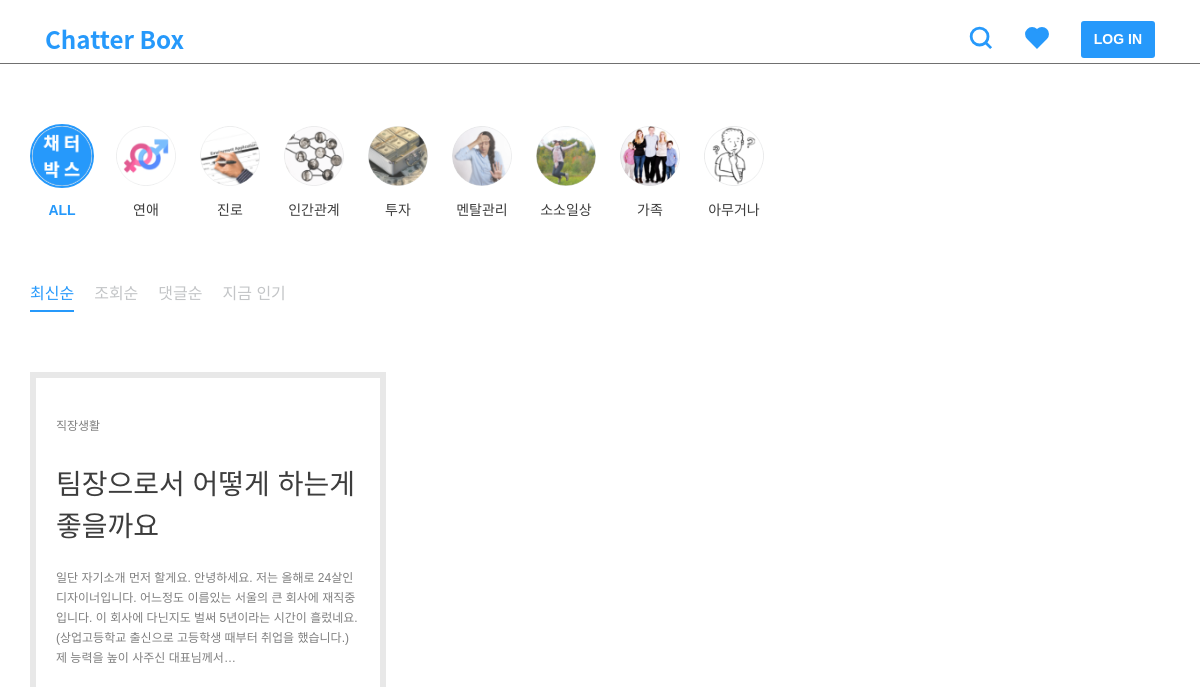
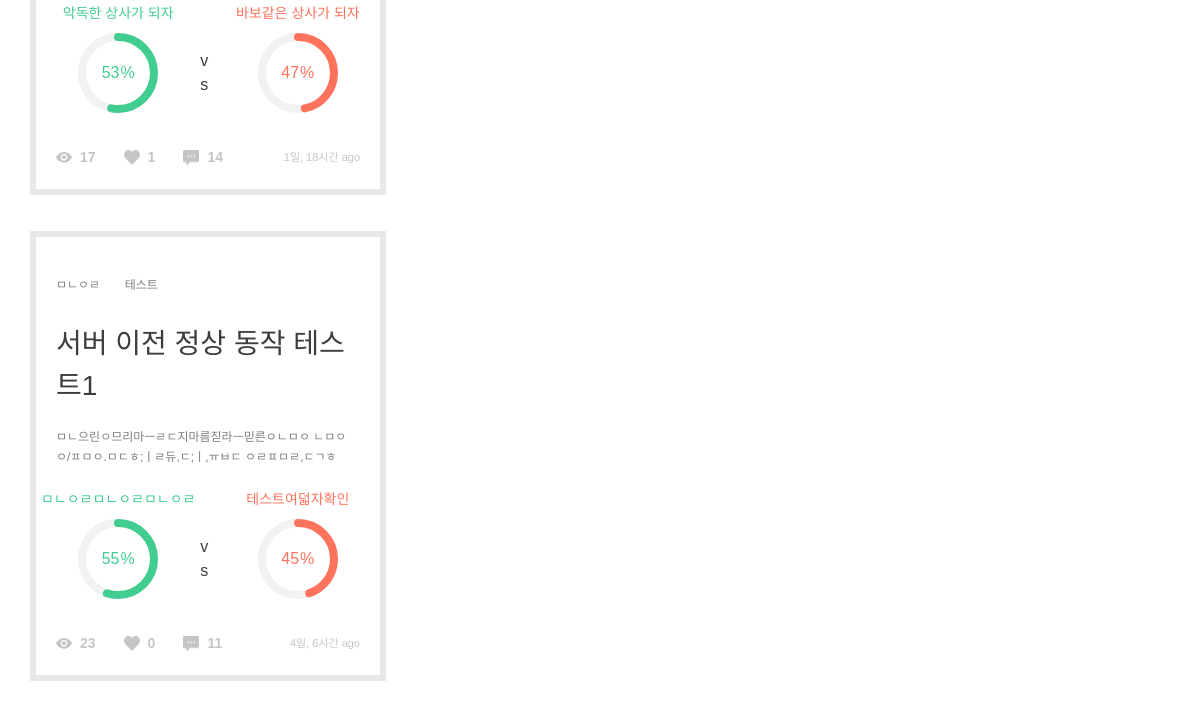
Page /post/ on the earlier database version (2 pictures, top to bottom).
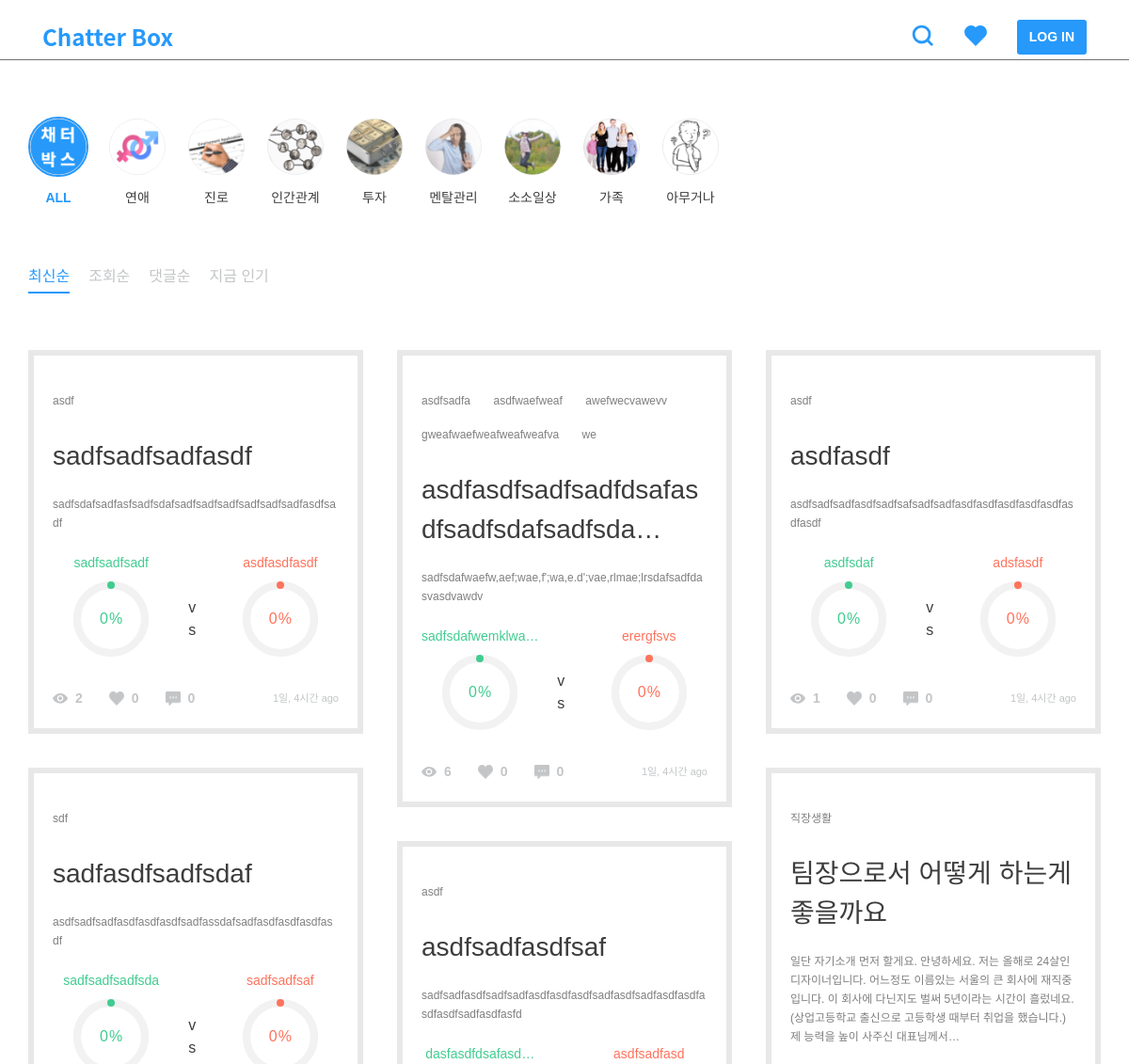
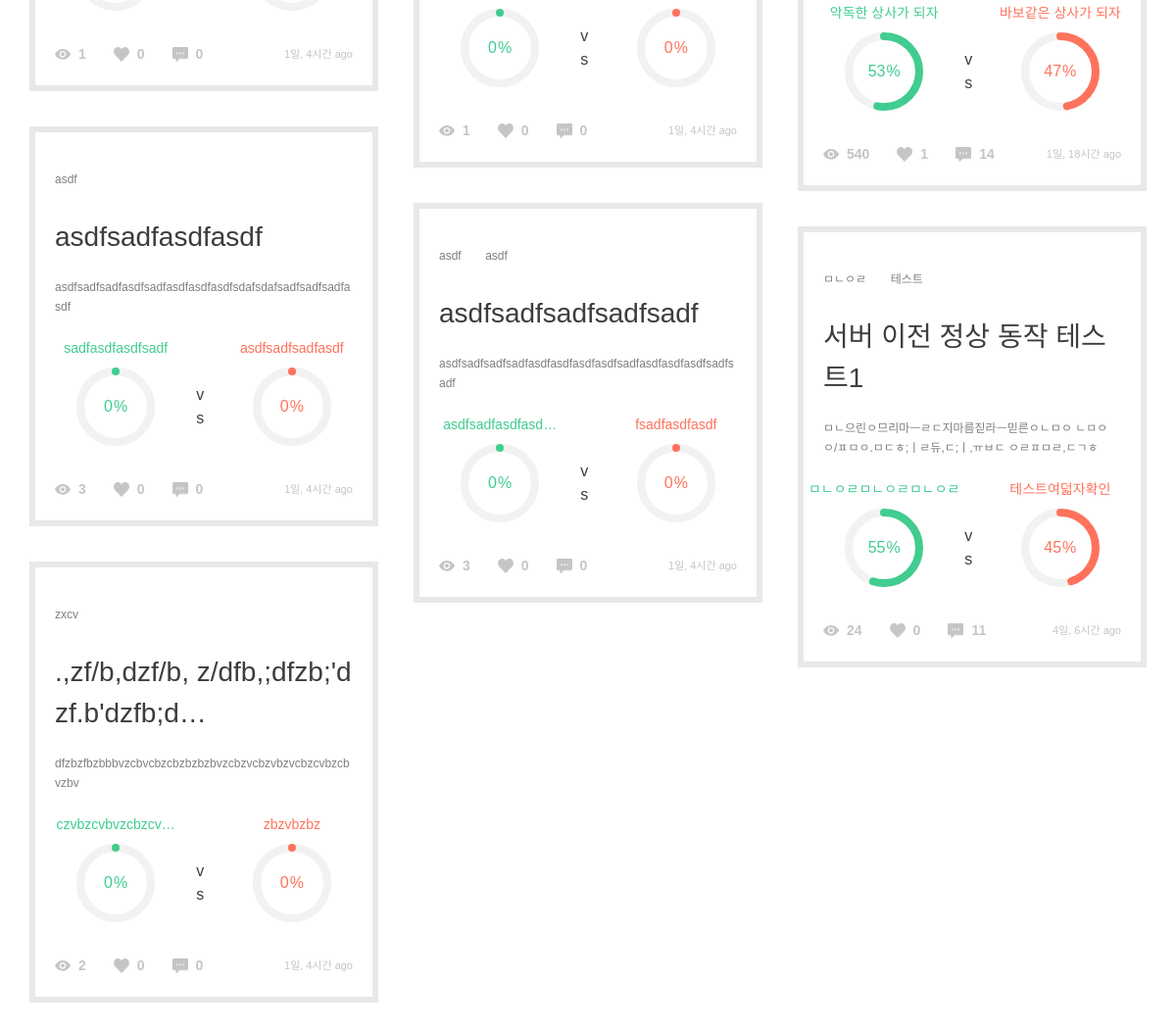
Same page on the later database version (2 pictures, top to bottom).
### post/models.py (models this page shows, shortened)
class Category(models.Model):
    name = models.CharField(max_length=200)
    slug = models.SlugField()
    parent = models.ForeignKey(
        'self', blank=True, null=True, related_name='children')
    class Meta:
        unique_together = ('slug', 'parent',)
        verbose_name_plural = "categories"  # categories under a parent with same slug

class TimeStampedModel(models.Model):
    created_at = models.DateTimeField(auto_now_add=True, null=True)
    updated_at = models.DateTimeField(auto_now=True, null=True)
    class Meta():
        abstract = True

class Post(TimeStampedModel):
    author = models.ForeignKey(settings.AUTH_USER_MODEL)
    category = models.ForeignKey('Category')
    title = models.CharField(max_length=160, null=True)
    background = models.TextField()
    background_image1 = models.ImageField(
        upload_to='post', blank=True, null=True)
    background_image2 = models.ImageField(
        upload_to='post', blank=True, null=True)
    background_image3 = models.ImageField(
        upload_to='post', blank=True, null=True)
    background_image4 = models.ImageField(
        upload_to='post', blank=True, null=True)
    background_image5 = models.ImageField(
        upload_to='post', blank=True, null=True)
    tag = TagField()
    view_count = models.PositiveSmallIntegerField(default=0)
    share_count = models.PositiveSmallIntegerField(default=0)
    pro_title = models.CharField(max_length=160, null=True)
    con_title = models.CharField(max_length=160, null=True)
    @property
    def natural_time(self):
        return naturaltime(self.created_at)
    @property
    def likes_count(self):
        return self.like_users.all().count()
    @property
    def comment_count(self):
        all_count = self.comment_set.count()
        return all_count
    @property
    def pro_count(self):
        pro_sum = self.comment_set.filter(type=True).count()
        pro_comments = self.comment_set.filter(type=True)
        for comment in pro_comments:
            pro_sum = pro_sum + comment.count_comment_likes
        return pro_sum
    @property
    def con_count(self):
        con_sum = self.comment_set.filter(type=False).count()
        con_comments = self.comment_set.filter(type=False)
        for comment in con_comments:
            con_sum = con_sum + comment.count_comment_likes
        return con_sum
    @property
    def all_count(self):
        return self.pro_count + self.con_count
    @property
    def pro_percent(self):
        if not self.all_count == 0:
            result = self.pro_count / self.all_count
        else:
            result = 0
        return result
    @property
    def con_percent(self):
        if not self.all_count == 0:
            result = self.con_count / self.all_count
        else:
            result = 0
        return result
    class Meta:
        ordering = ['-created_at']

### post/views.py (the view)
def post_list(request):
    sort = request.GET.get('sort', '')
    categories = Category.objects.all()
    if sort == 'likes':
        posts = Post.objects.annotate(like_count=Count(
            'like_users')).order_by('-like_count')
    elif sort == 'vs':
        posts = Post.objects.annotate(vs_abs=Count('comment', filter=Q(comment__type=True))-Count(
            'comment', filter=Q(comment__type=False))).order_by('-vs_abs')
    elif sort == 'views':
        posts = Post.objects.all().order_by('-view_count')
    elif sort == 'comments':
        posts = Post.objects.annotate(
            count=Count('comment')).order_by('-count')
    else:
        posts = Post.objects.all().order_by('-created_at')
    paginator = Paginator(posts, 10)
    page = request.GET.get('page')
    try:
        posts = paginator.page(page)
    except PageNotAnInteger:
        posts = paginator.page(1)
    except EmptyPage:
        posts = paginator.page(paginator.num_pages)
    context = {'posts': posts, 'categories': categories, 'sort': sort, }
    return render(request, 'post/post_list.html', context)

### comment/models.py (called while the page is built)
    @property
    def count_comment_likes(self):
        return self.like_comments.all().count()

### post/templatetags/post_extras.py (called while the page is built)
@register.filter
def split_tags(value):
    tags = []
    split_comma = value.split(',')
    for tag in split_comma:
        split_space = tag.split(" ")
        for tag in split_space:
            if tag:
                tags.append(tag)
    return tags

### templates/post/post_list.html (shortened to what this page needs)
{% extends 'base.html' %}
{% load static %}
{% block customCSS %}
<link rel="stylesheet" href="{% static 'css/include/categories.css' %}" />
<link rel="stylesheet" href="{% static 'css/include/sorts.css' %}" />
<link rel="stylesheet" href="{% static 'css/post/post_list.css' %}" />
{% endblock %}
{% block content %}
<div class="row">
    {% include 'include/category.html' %}
    {% include 'include/sort.html' %}
</div>
<div class="row justify-content-center p-0">
    <div class="infinite-container columns col-12 p-0 m60">
        {% for post in posts %}
        <figure id="post-{{ post.pk }}" class="infinite-item">
            {% include 'include/post.html' %}
        </figure>
        {% endfor %}
    </div>
</div>
{% endblock %}
{% block customJS %}
<script>
    var infinite = new Waypoint.Infinite({
        element: $('.infinite-container')[0]
    });
    function customChart() {
        $('.pro-chart').easyPieChart({
            barColor: '#41cc90',
            scaleColor: false,
            size: 80,
            animate: 1000,
            lineWidth: 8,
            onStep: function (value) {
                this.$el.find('span').text(Math.round(value));
            },
            onStop: function (value, to) {
                this.$el.find('span').text(Math.round(to));
            }
        });
        $('.con-chart').easyPieChart({
            barColor: '#FF725C',
            scaleColor: false,
            size: 80,
            animate: 1000,
            lineWidth: 8,
            onStep: function (value) {
                this.$el.find('span').text(Math.round(value));
            },
            onStop: function (value, to) {
                this.$el.find('span').text(Math.round(to));
            }
        });
    };
    customChart();
    $(window).scroll(function () {
        if ($(window).scrollTop() + $(window).height() == $(document).height()) {
            customChart();
        }
    });
</script>
{% endblock %}

### templates/include/category.html (shortened to what this page needs)
{% load static %}
<div class="category-wrap">
    <div class="category m60" name="{{ target }}">
        <a id="all" class="category-link" href="{% url 'post:post_list' %}">
            <img class="category-icon" src="{% static '/img/categories/all.png' %}" />
            <h6>ALL</h6>
        </a>
        {% for category in categories %}
        <a id="{{ category.slug }}" class="category-link" href="/post/category/{{ category.slug }}">
            <img class="category-icon" src="/static/img/categories/{{ category.slug }}.png" />
            <h6>{{ category.name }}</h6>
        </a>
        {% endfor %}
    </div>
</div>

### templates/include/post.html
{% load static %}
{% load post_extras %}
<div class="tag-list">
    {% for tag in post.tag|split_tags %}
    <span class="tag">{{ tag }}</span>
    {% endfor %}
</div>
<a href="{% url 'post:post_detail' post_pk=post.pk %}">
    <h3>{{ post.title|truncatechars:40 }}</h3>
</a>
<div class="background">
    <p>{{ post.background|safe|truncatechars:160 }}</p>
</div>
<div class="percent-wrap">
    <div class="chart">
        <h6 class="label pro-title">{{ post.pro_title|truncatechars:16 }}</h6>
        <div class="percentage pro-chart" data-percent="{% widthratio post.pro_percent 1 100 %}">
            <span class="pro-title">{% widthratio post.con_percent 1 100 %}</span><sup class="pro-title">%</sup>
        </div>
    </div>
    <h5>vs</h5>
    <div class="chart">
        <h6 class="label con-title">{{ post.con_title|truncatechars:16 }}</h6>
        <div class="percentage con-chart" data-percent="{% widthratio post.con_percent 1 100 %}">
            <span class="con-title">{% widthratio post.con_percent 1 100 %}</span><sup class="con-title">%</sup>
        </div>
    </div>
</div>
<div class="btn-area">
    <img src="{% static '/img/icons/view.png' %}" style="margin-top: 4px;" />
    <h6>{{ post.view_count }}</h6>
    <img src="{% static '/img/icons/heart-gray.png' %}" />
    <h6>{{ post.likes_count }}</h6>
    <img src="{% static '/img/icons/comment.png' %}" />
    <h6>{{ post.comment_count }}</h6>
    <span class="ml-auto">{{ post.natural_time }}</span>
</div>

Differences in the rows shown:
added Post: tag "asdf", title "sadfsadfsadfasdf", background "sadfsdafsadfasfsadfsdafsadfsadfsadfsadfsadfsadfasdfsadf", pro_title "sadfsadfsadf", con_title "asdfasdfasdf", view_count "2", likes_count "0", comment_count "0", natural_time "1일, 4시간 ago"
added Post: tag "sdf", title "sadfasdfsadfsdaf", background "asdfsadfsadfasdfasdfasdfsadfassdafsadfasdfasdfasdfasdf", pro_title "sadfsadfsadfsda", con_title "sadfsadfsaf", view_count "1", likes_count "0", comment_count "0", natural_time "1일, 4시간 ago"
added Post: tag "asdf", title "asdfsadfasdfasdf", background "asdfsadfsadfasdfsadfasdfasdfasdfsdafsdafsadfsadfsadfasdf", pro_title "sadfasdfasdfsadf", con_title "asdfsadfsadfasdf", view_count "3", likes_count "0", comment_count "0", natural_time "1일, 4시간 ago"
added Post: tag "zxcv", title ".,zf/b,dzf/b, z/dfb,;dfzb;'dzf.b'dzfb;d…", background "dfzbzfbzbbbvzcbvcbzcbzbzbzbvzcbzvcbzvbzvcbzcvbzcbvzbv", pro_title "czvbzcvbvzcbzcv…", con_title "zbzvbzbz", view_count "2", likes_count "0", comment_count "0", natural_time "1일, 4시간 ago"
added Post: tag "asdfsadfa" "asdfwaefweaf" "awefwecvawevv" "gweafwaefweafweafweafva" "we", title "asdfasdfsadfsadfdsafasdfsadfsdafsadfsda…", background "sadfsdafwaefw,aef;wae,f';wa,e.d';vae,rlmae;lrsdafsadfdasvasdvawdv", pro_title "sadfsdafwemklwa…", con_title "erergfsvs", view_count "6", likes_count "0", comment_count "0", natural_time "1일, 4시간 ago"
added Post: tag "asdf", title "asdfsadfasdfsaf", background "sadfsadfasdfsadfsadfasdfasdfasdfsadfasdfsadfasdfasdfasdfasdfsadfasdfasfd", pro_title "dasfasdfdsafasd…", con_title "asdfsadfasd", view_count "1", likes_count "0", comment_count "0", natural_time "1일, 4시간 ago"
added Post: tag "asdf" "asdf", title "asdfsadfsadfsadfsadf", background "asdfsadfsadfsadfasdfasdfasdfasdfsadfasdfasdfasdfsadfsadf", pro_title "asdfsadfasdfasd…", con_title "fsadfasdfasdf", view_count "3", likes_count "0", comment_count "0", natural_time "1일, 4시간 ago"
added Post: tag "asdf", title "asdfasdf", background "asdfsadfsadfasdfsadfsafsadfsadfasdfasdfasdfasdfasdfasdfasdf", pro_title "asdfsdaf", con_title "adsfasdf", view_count "1", likes_count "0", comment_count "0", natural_time "1일, 4시간 ago"
changed Post "팀장으로서 어떻게 하는게 좋을까요": view_count "17" → "540"
changed Post "서버 이전 정상 동작 테스트1": view_count "23" → "24"
